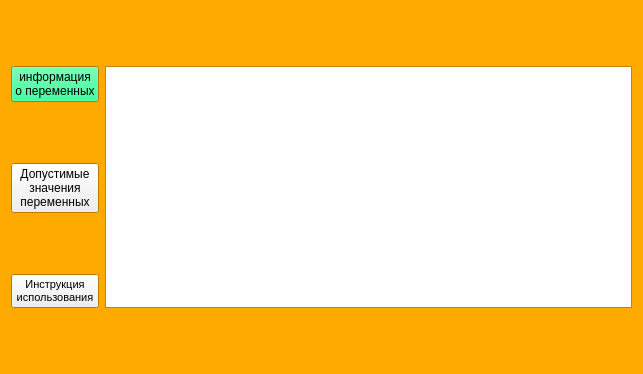
<?xml version="1.0" encoding="UTF-8"?>
<ui version="4.0">
 <class>Form</class>
 <widget class="QWidget" name="Form">
  <property name="geometry">
   <rect>
    <x>0</x>
    <y>0</y>
    <width>643</width>
    <height>374</height>
   </rect>
  </property>
  <property name="minimumSize">
   <size>
    <width>469</width>
    <height>374</height>
   </size>
  </property>
  <property name="palette">
   <palette>
    <active>
     <colorrole role="Base">
      <brush brushstyle="SolidPattern">
       <color alpha="255">
        <red>255</red>
        <green>255</green>
        <blue>255</blue>
       </color>
      </brush>
     </colorrole>
     <colorrole role="Window">
      <brush brushstyle="SolidPattern">
       <color alpha="255">
        <red>255</red>
        <green>170</green>
        <blue>0</blue>
       </color>
      </brush>
     </colorrole>
    </active>
    <inactive>
     <colorrole role="Base">
      <brush brushstyle="SolidPattern">
       <color alpha="255">
        <red>255</red>
        <green>255</green>
        <blue>255</blue>
       </color>
      </brush>
     </colorrole>
     <colorrole role="Window">
      <brush brushstyle="SolidPattern">
       <color alpha="255">
        <red>255</red>
        <green>170</green>
        <blue>0</blue>
       </color>
      </brush>
     </colorrole>
    </inactive>
    <disabled>
     <colorrole role="Base">
      <brush brushstyle="SolidPattern">
       <color alpha="255">
        <red>255</red>
        <green>170</green>
        <blue>0</blue>
       </color>
      </brush>
     </colorrole>
     <colorrole role="Window">
      <brush brushstyle="SolidPattern">
       <color alpha="255">
        <red>255</red>
        <green>170</green>
        <blue>0</blue>
       </color>
      </brush>
     </colorrole>
    </disabled>
   </palette>
  </property>
  <property name="windowTitle">
   <string>Form</string>
  </property>
  <layout class="QGridLayout" name="gridLayout">
   <item row="0" column="0">
    <widget class="QPushButton" name="info">
     <property name="palette">
      <palette>
       <active>
        <colorrole role="Button">
         <brush brushstyle="SolidPattern">
          <color alpha="255">
           <red>0</red>
           <green>255</green>
           <blue>127</blue>
          </color>
         </brush>
        </colorrole>
       </active>
       <inactive>
        <colorrole role="Button">
         <brush brushstyle="SolidPattern">
          <color alpha="255">
           <red>0</red>
           <green>255</green>
           <blue>127</blue>
          </color>
         </brush>
        </colorrole>
       </inactive>
       <disabled>
        <colorrole role="Button">
         <brush brushstyle="SolidPattern">
          <color alpha="255">
           <red>0</red>
           <green>255</green>
           <blue>127</blue>
          </color>
         </brush>
        </colorrole>
       </disabled>
      </palette>
     </property>
     <property name="text">
      <string>информация 
о переменных</string>
     </property>
    </widget>
   </item>
   <item row="0" column="1" rowspan="3">
    <widget class="QTextEdit" name="textEdit">
     <property name="html">
      <string>&lt;!DOCTYPE HTML PUBLIC &quot;-//W3C//DTD HTML 4.0//EN&quot; &quot;http://www.w3.org/TR/REC-html40/strict.dtd&quot;&gt;
&lt;html&gt;&lt;head&gt;&lt;meta name=&quot;qrichtext&quot; content=&quot;1&quot; /&gt;&lt;style type=&quot;text/css&quot;&gt;
p, li { white-space: pre-wrap; }
&lt;/style&gt;&lt;/head&gt;&lt;body style=&quot; font-family:'MS Shell Dlg 2'; font-size:7.8pt; font-weight:400; font-style:normal;&quot;&gt;
&lt;p align=&quot;center&quot; style=&quot;-qt-paragraph-type:empty; margin-top:0px; margin-bottom:0px; margin-left:0px; margin-right:0px; -qt-block-indent:0; text-indent:0px;&quot;&gt;&lt;br /&gt;&lt;/p&gt;&lt;/body&gt;&lt;/html&gt;</string>
     </property>
    </widget>
   </item>
   <item row="1" column="0">
    <widget class="QPushButton" name="limit">
     <property name="text">
      <string>Допустимые
значения 
переменных</string>
     </property>
    </widget>
   </item>
   <item row="2" column="0">
    <widget class="QPushButton" name="instuction">
     <property name="font">
      <font>
       <pointsize>8</pointsize>
      </font>
     </property>
     <property name="text">
      <string>Инструкция 
использования</string>
     </property>
    </widget>
   </item>
  </layout>
 </widget>
 <resources/>
 <connections/>
</ui>
